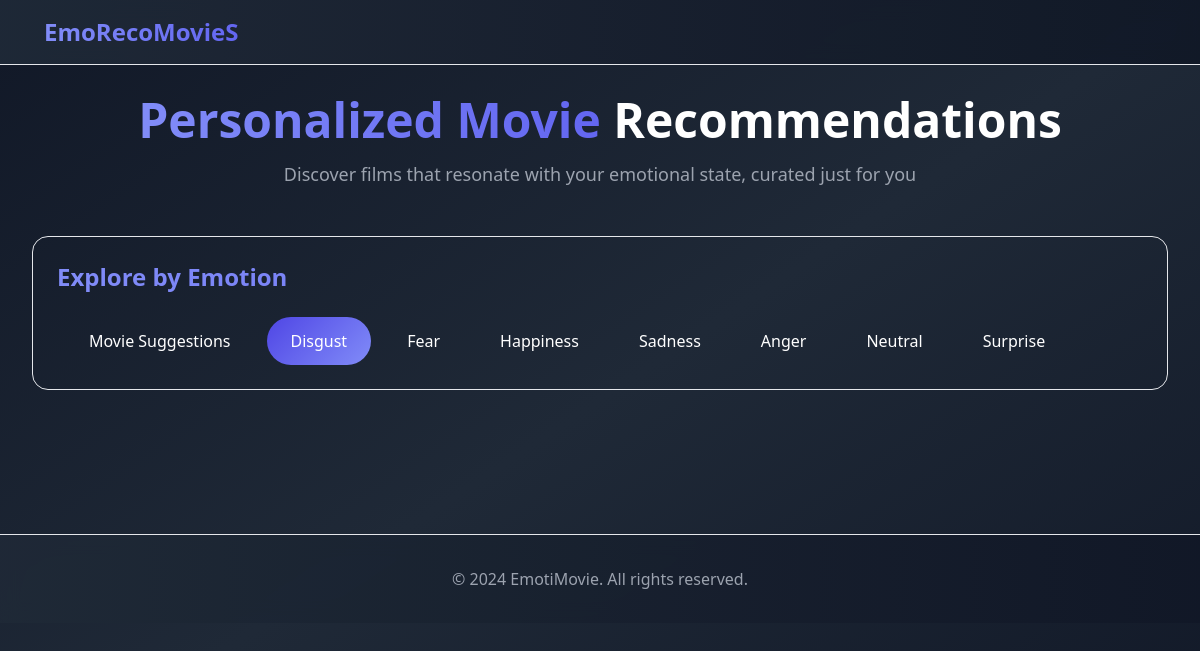
/movies/?emotion=disgust, run on an earlier commit of the app's database.
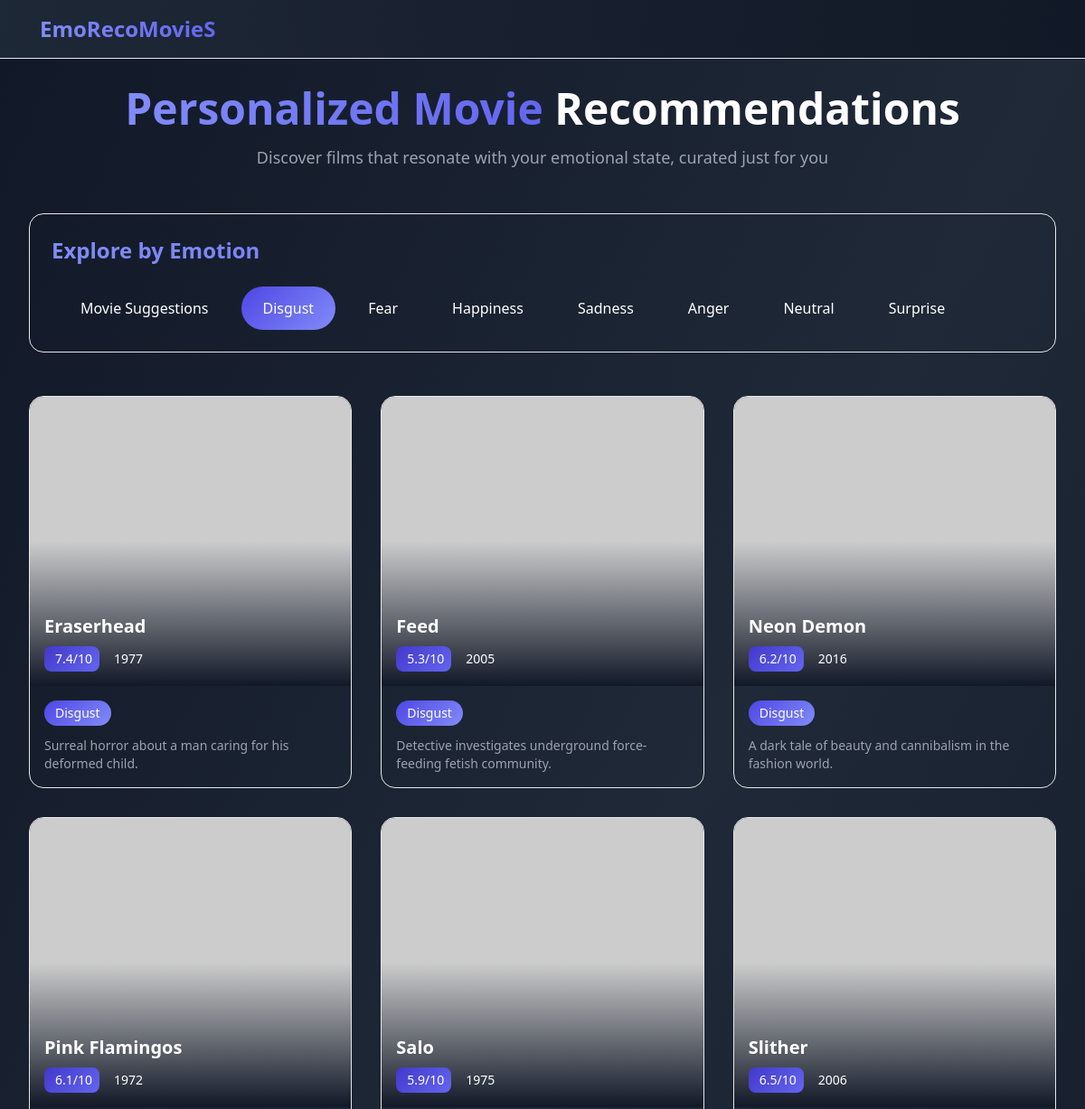
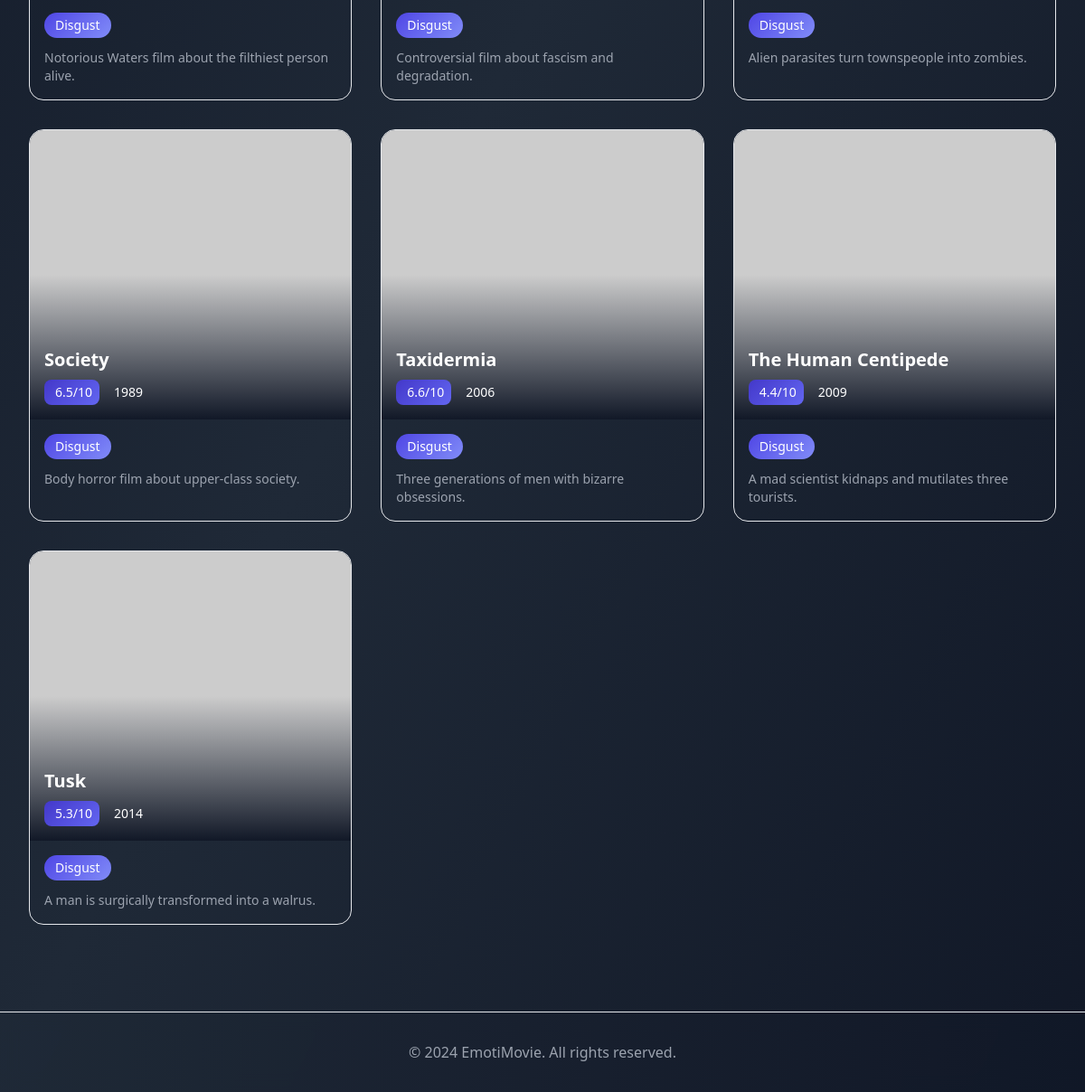
And on a later commit of the database (2 pictures, top to bottom).
### movies/models.py (models this page shows, shortened)
class Movie(models.Model):
    EMOTION_CHOICES = [
        ('disgust', 'Disgust'),
        ('fear', 'Fear'),
        ('happiness', 'Happiness'),
        ('sadness', 'Sadness'),
        ('anger', 'Anger'),
        ('neutral', 'Neutral'),
        ('surprise', 'Surprise')
    ]
    title = models.CharField(max_length=200)
    description = models.TextField()
    year = models.IntegerField(default=2023)
    emotion = models.CharField(max_length=20, choices=EMOTION_CHOICES, default='neutral')
    image_url = models.URLField(max_length=500, default='https://via.placeholder.com/300x450')
    rating = models.DecimalField(max_digits=3, decimal_places=1, default=7.0)
    class Meta:
        ordering = ['emotion', 'title']

### movies/views.py (the view)
# urls.py: path('', views.index, name='index'),
def index(request):
    emotions = [choice[0] for choice in Movie.EMOTION_CHOICES]
    emotion_data = request.GET.get('emotion_data')
    selected_emotion = request.GET.get('emotion')
    all_movies = Movie.objects.all()
    print(f"Total movies in database: {all_movies.count()}")
    if emotion_data:
        try:
            emotion_scores = json.loads(emotion_data)
            print(f"Received emotion scores: {emotion_scores}")
            MIN_PERCENTAGE = 0.05
            filtered_emotions = {
                emotion: score
                for emotion, score in emotion_scores.items()
                if score >= MIN_PERCENTAGE
            }
            if not filtered_emotions:
                max_emotion = max(emotion_scores.items(), key=lambda x: x[1])
                filtered_emotions = {max_emotion[0]: max_emotion[1]}
            total_score = sum(filtered_emotions.values())
            normalized_emotions = {
                emotion: score/total_score
                for emotion, score in filtered_emotions.items()
            }
            print(f"Filtered emotions (>=5%): {filtered_emotions}")
            print(f"Normalized emotions: {normalized_emotions}")
            sorted_emotions = sorted(normalized_emotions.items(), key=lambda x: x[1], reverse=True)
            print(f"Sorted emotions: {sorted_emotions}")
            total_movies = 10
            recommended_movies = []
            for emotion, score in sorted_emotions:
                num_movies = max(1, int(round(score * total_movies)))
                emotion_movies = list(Movie.objects.filter(emotion__iexact=emotion.lower()).order_by('?')[:num_movies])
                print(f"Found {len(emotion_movies)} movies for emotion {emotion} (score: {score:.1%})")
                recommended_movies.extend(emotion_movies)
            if len(recommended_movies) < total_movies and sorted_emotions:
                top_emotion = sorted_emotions[0][0]
                additional_movies = list(Movie.objects.filter(emotion__iexact=top_emotion.lower())
                                      .exclude(id__in=[m.id for m in recommended_movies])
                                      .order_by('?')[:total_movies - len(recommended_movies)])
                recommended_movies.extend(additional_movies)
            movies = recommended_movies
            print(f"Total recommended movies: {len(movies)}")
        except json.JSONDecodeError as e:
            print(f"Error decoding emotion data: {e}")
            movies = all_movies
    elif selected_emotion:
        movies = Movie.objects.filter(emotion__iexact=selected_emotion.lower())
        print(f"Found {movies.count()} movies for emotion {selected_emotion}")
    else:
        movies = all_movies
        print(f"Showing all {movies.count()} movies")
    context = {
        'movies': movies,
        'emotions': emotions,
        'selected_emotion': selected_emotion,
        'emotion_data': emotion_data  # Pass the original emotion data for display
    }
    return render(request, 'movies/index.html', context)

### movies/templates/movies/index.html (shortened to what this page needs)
{% load static %}
<!DOCTYPE html>
<html lang="en">
<head>
    <link href="https://cdn.jsdelivr.net/npm/tailwindcss@2.2.19/dist/tailwind.min.css" rel="stylesheet">
</head>
<body class="bg-gradient-to-br from-gray-900 via-gray-800 to-gray-900 text-white min-h-screen">
    <nav class="nav-gradient fixed w-full z-50 border-b border-gray-700/50">
        <div class="max-w-7xl mx-auto px-4 sm:px-6 lg:px-8">
            <div class="flex items-center justify-between h-16">
                <div class="flex items-center">
                    <a href="/" class="flex items-center space-x-3 group">
                        <span class="text-2xl font-bold gradient-text">EmoRecoMovieS</span>
                    </a>
                </div>
            </div>
        </div>
    </nav>
    <main class="max-w-7xl mx-auto px-4 sm:px-6 lg:px-8 pt-24 pb-12">
        <div class="text-center mb-12">
            <h1 class="text-4xl md:text-5xl font-bold mb-4">
                <span class="gradient-text">Personalized Movie</span> Recommendations
            </h1>
            <p class="text-gray-400 text-lg max-w-2xl mx-auto">
                Discover films that resonate with your emotional state, curated just for you
            </p>
        </div>
        <div class="mb-12 bg-gray-800/50 rounded-2xl p-6 backdrop-blur-sm border border-gray-700/50">
            <h2 class="text-2xl font-bold mb-6 gradient-text">Explore by Emotion</h2>
            <div class="flex flex-wrap gap-3">
                <a href="{% url 'movies:index' %}"
                   class="px-6 py-3 rounded-full {% if not selected_emotion %}emotion-pill{% else %}bg-gray-700/70{% endif %}
                          hover:bg-indigo-600 transition-all duration-300 font-medium flex items-center gap-2">
                    Movie Suggestions
                </a>
                {% for emotion in emotions %}
                <a href="?emotion={{ emotion }}"
                   class="px-6 py-3 rounded-full {% if selected_emotion == emotion %}emotion-pill{% else %}bg-gray-700/70{% endif %}
                          hover:bg-indigo-600 transition-all duration-300 font-medium">
                    {{ emotion|title }}
                </a>
                {% endfor %}
            </div>
        </div>
        <div class="movie-grid">
            {% for movie in movies %}
            <div class="movie-card bg-gray-800/50 rounded-2xl overflow-hidden backdrop-blur-sm border border-gray-700/50">
                <div class="relative">
                    <img src="{{ movie.image_url }}" alt="{{ movie.title }}"
                         class="w-full h-80 object-cover">
                    <div class="absolute inset-0 bg-gradient-to-t from-gray-900 via-transparent to-transparent"></div>
                    <div class="absolute bottom-4 left-4 right-4">
                        <h3 class="text-xl font-bold text-white truncate">{{ movie.title }}</h3>
                        <div class="flex items-center gap-2 mt-2">
                            <span class="rating-badge px-2 py-1 rounded-lg text-sm font-medium">
                                {{ movie.rating }}/10
                            </span>
                            <span class="bg-gray-700/70 px-2 py-1 rounded-lg text-sm">{{ movie.year }}</span>
                        </div>
                    </div>
                </div>
                <div class="p-4">
                    <div class="flex flex-wrap gap-2 mb-3">
                        <span class="emotion-pill px-3 py-1 rounded-full text-sm font-medium">
                            {{ movie.emotion|title }}
                        </span>
                    </div>
                    <p class="text-gray-400 text-sm line-clamp-3">{{ movie.description }}</p>
                </div>
            </div>
            {% endfor %}
        </div>
    </main>
    <footer class="nav-gradient border-t border-gray-700/50 mt-12">
        <div class="max-w-7xl mx-auto px-4 sm:px-6 lg:px-8 py-8">
            <div class="text-center text-gray-400">
                <p>&copy; {% now "Y" %} EmotiMovie. All rights reserved.</p>
            </div>
        </div>
    </footer>
</body>
</html>

### movies/templates/movies/index.html (style rules this page uses)
.movie-card { transition: transform 0.3s ease, box-shadow 0.3s ease; }
.gradient-text { background: linear-gradient(to right, #818cf8, #6366f1); -webkit-background-clip: text; background-clip: text; -webkit-text-fill-color: transparent; }
.nav-gradient { background: linear-gradient(to right, rgba(31, 41, 55, 0.95), rgba(17, 24, 39, 0.95)); backdrop-filter: blur(10px); }
.movie-grid { display: grid; grid-template-columns: repeat(auto-fill, minmax(280px, 1fr)); gap: 2rem; }
.emotion-pill { background: linear-gradient(135deg, #4f46e5, #818cf8); }
.rating-badge { background: linear-gradient(135deg, #4338ca, #6366f1); }

What changed in the data, as far as the page shows it:
added Movie: title "Eraserhead", rating "7.4", year "1977", emotion "Disgust", description "Surreal horror about a man caring for his deformed child."
added Movie: title "Feed", rating "5.3", year "2005", emotion "Disgust", description "Detective investigates underground force-feeding fetish community."
added Movie: title "Neon Demon", rating "6.2", year "2016", emotion "Disgust", description "A dark tale of beauty and cannibalism in the fashion world."
added Movie: title "Pink Flamingos", rating "6.1", year "1972", emotion "Disgust", description "Notorious Waters film about the filthiest person alive."
added Movie: title "Salo", rating "5.9", year "1975", emotion "Disgust", description "Controversial film about fascism and degradation."
added Movie: title "Slither", rating "6.5", year "2006", emotion "Disgust", description "Alien parasites turn townspeople into zombies."
added Movie: title "Society", rating "6.5", year "1989", emotion "Disgust", description "Body horror film about upper-class society."
added Movie: title "Taxidermia", rating "6.6", year "2006", emotion "Disgust", description "Three generations of men with bizarre obsessions."
added Movie: title "The Human Centipede", rating "4.4", year "2009", emotion "Disgust", description "A mad scientist kidnaps and mutilates three tourists."
added Movie: title "Tusk", rating "5.3", year "2014", emotion "Disgust", description "A man is surgically transformed into a walrus."
